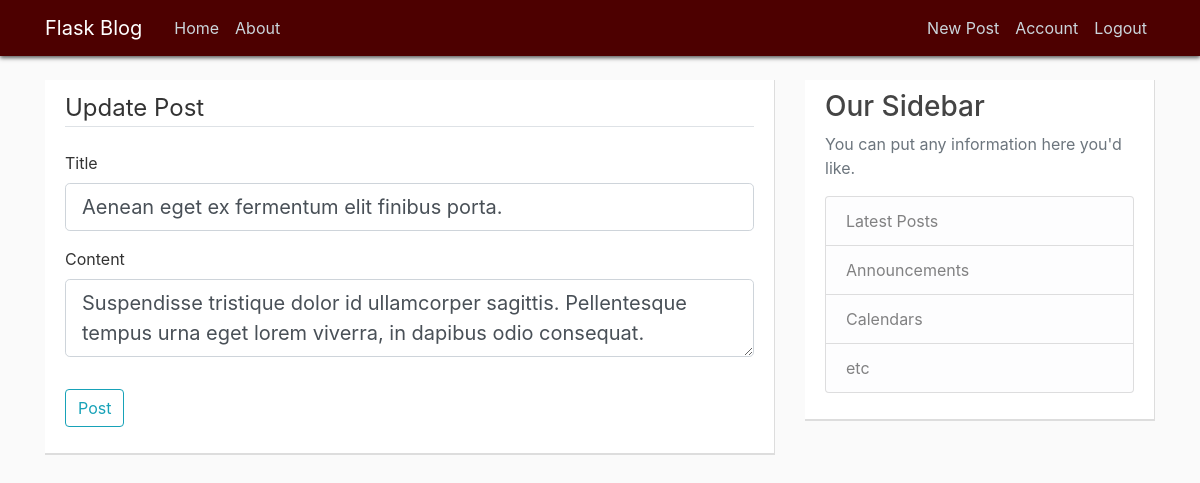
The page /post/6/update (signed in) on the database its author committed.
### pyflaskblog/models.py (models this page shows, shortened)
class Post(db.Model):
	id = db.Column(db.Integer, primary_key=True)
	title = db.Column(db.String(100), nullable=False)
	date_posted = db.Column(db.DateTime, nullable=False, default=datetime.utcnow)
	content = db.Column(db.Text, nullable=False)
	user_id = db.Column(db.Integer, db.ForeignKey('user.id'), nullable=False)

### pyflaskblog/posts/routes.py (the view)
@posts.route("/post/<int:post_id>/update", methods=['GET', 'POST'])
@login_required
def update_post(post_id):
	post = Post.query.get_or_404(post_id)
	if post.author != current_user:
		abort(403)
	form = PostForm()
	if form.validate_on_submit():
		post.title = form.title.data
		post.content = form.content.data
		db.session.commit()
		flash('Your post has been updated!', 'success')
		return redirect(url_for('posts.post', post_id=post.id))
	elif request.method == 'GET':
		form.title.data = post.title
		form.content.data = post.content
	return render_template('create_post.html', title='Update Post',
						   form=form, legend='Update Post')

### pyflaskblog/posts/forms.py
class PostForm(FlaskForm):
	title = StringField('Title', validators=[DataRequired()])
	content = TextAreaField('Content', validators=[DataRequired()])
	submit = SubmitField('Post')

### pyflaskblog/models.py (called while the page is built)
@login_manager.user_loader
def load_user(user_id):
	return User.query.get(int(user_id))

### pyflaskblog/templates/create_post.html (shortened to what this page needs)
{% extends "layout.html" %}
{% block content %}
<div class="content-section">
	<form method="POST" action="">
		<fieldset class="form-group">
			<legend class="border-bottom mb-4">{{ legend }}</legend>
			<div class="form-group">
				{{ form.title.label(class="form-control-label") }}
				{% if form.title.errors %}
					{{ form.title(class="form-control form-control-lg is-invalid") }}
					<div class="invalid-feedback">
						{% for error in form.title.errors %}
							<span>{{ error }}</span>
						{% endfor %}
					</div>
				{% else %}
					{{ form.title(class="form-control form-control-lg") }}
				{% endif %}
			</div>
			<div class="form-group">
				{{ form.content.label(class="form-control-label") }}
				{% if form.content.errors %}
					{{ form.content(class="form-control form-control-lg is-invalid") }}
					<div class="invalid-feedback">
						{% for error in form.content.errors %}
							<span>{{ error }}</span>
						{% endfor %}
					</div>
				{% else %}
					{{ form.content(class="form-control form-control-lg") }}
				{% endif %}
			</div>
		</fieldset>
		<div class="form-group">
			{{ form.submit(class="btn btn-outline-info") }}
		</div>
	</form>
</div>
{% endblock content %}

### pyflaskblog/static/main.css (style rules this page uses)
body { background: #fafafa; color: #333333; margin-top: 5rem; }
.content-section { background: #ffffff; padding: 10px 20px; border-bottom: 2px solid #dddddd; border-right: 1px solid #dddddd; margin-bottom: 20px; }

### rows shown on the page
Post: title "Aenean eget ex fermentum elit finibus porta.", content "Suspendisse tristique dolor id ullamcorper sagittis. Pellentesque tempus urna eget lorem viverra, in dapibus odio consequat."

### other values the page prints
{{ legend }} "Update Post"
